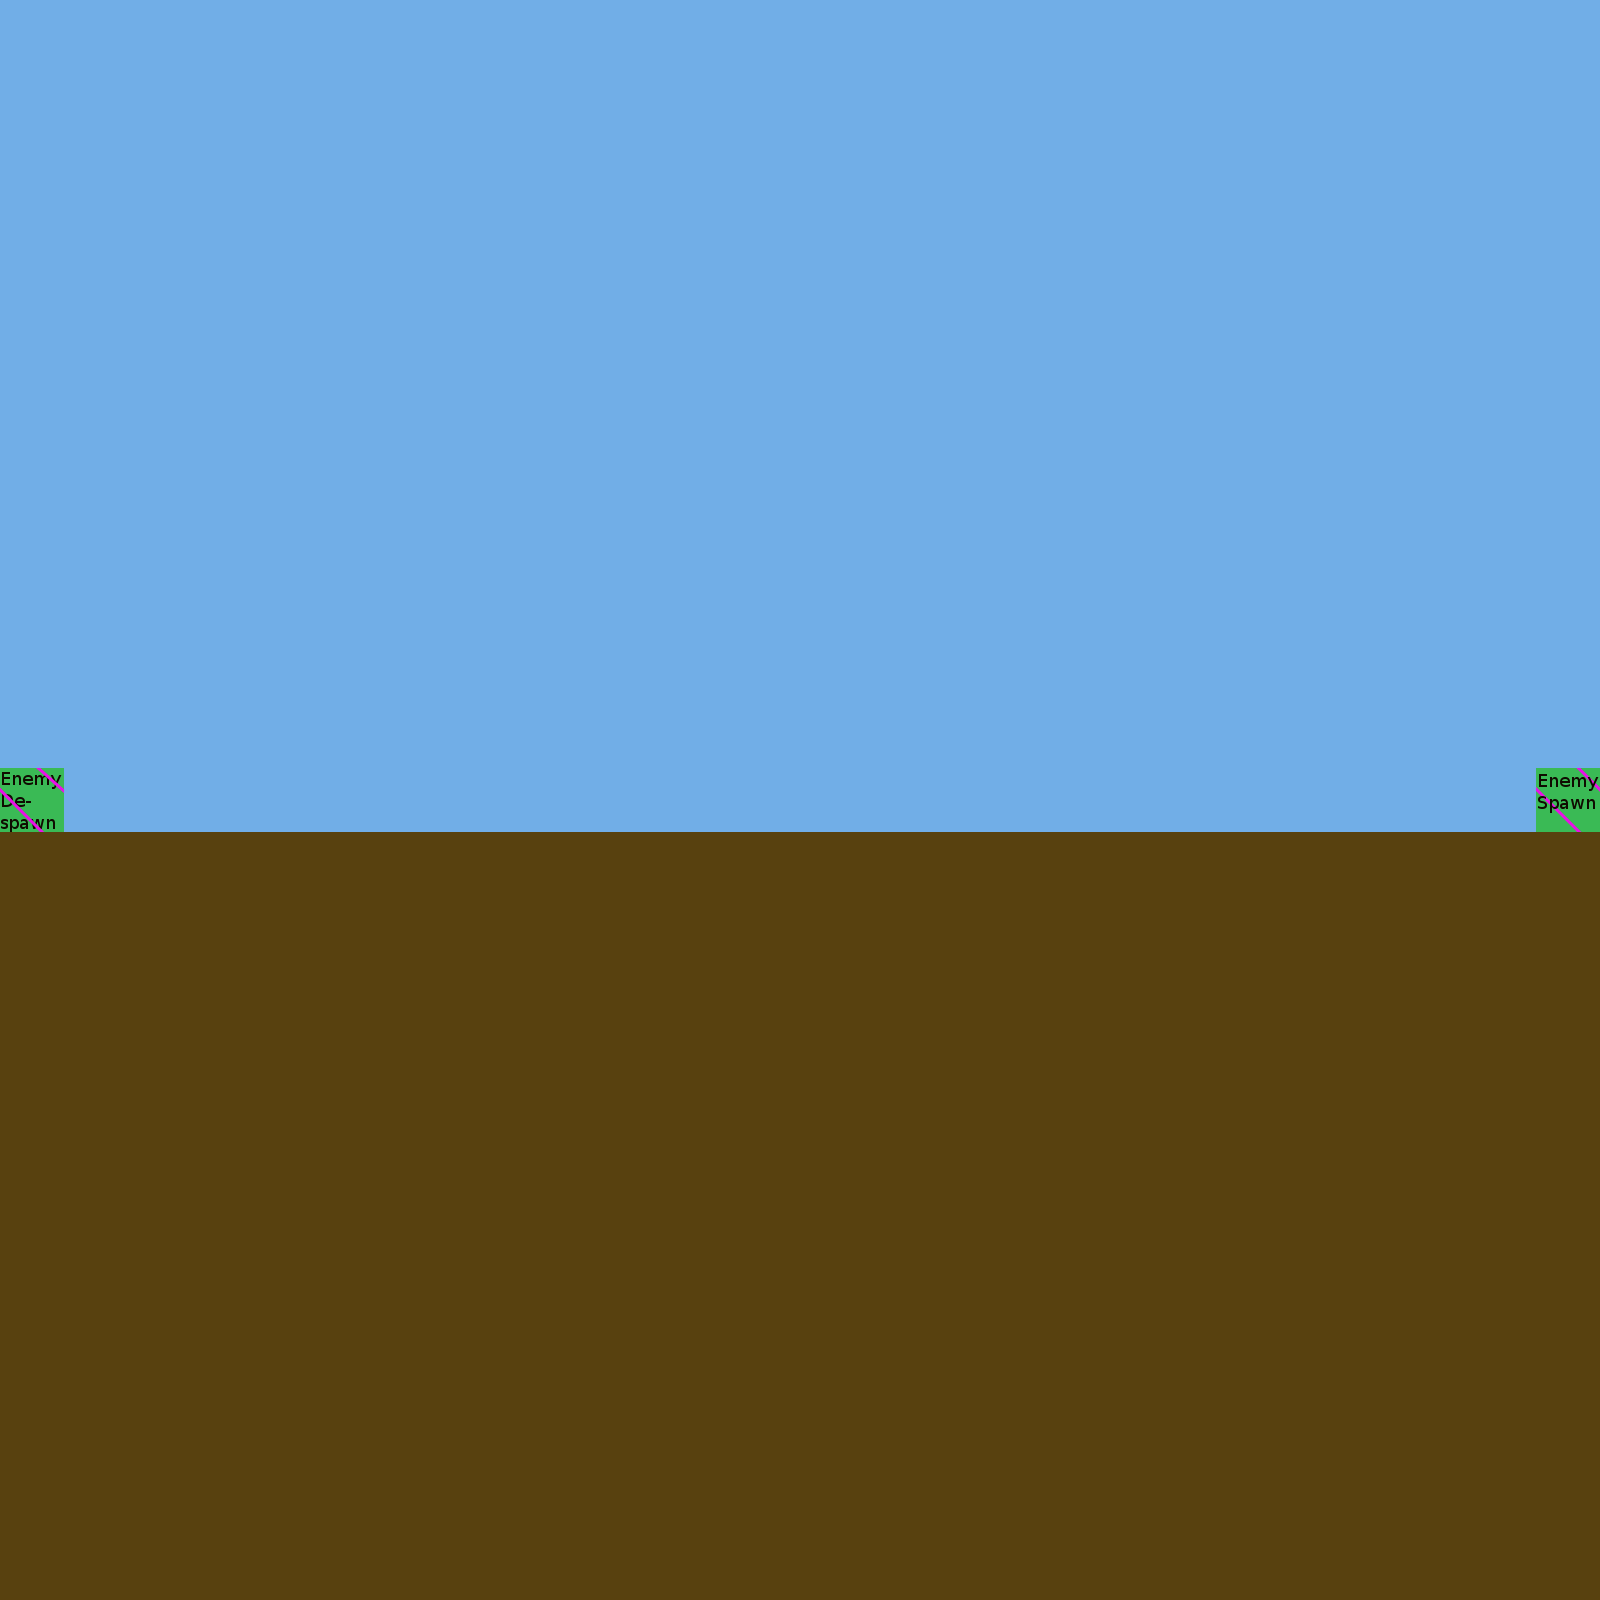

Tiled map render using the project's own tile images. Description and the map definition, with tile-layer contents summarised, below:
An orthogonal 25x25 tile map with 64x64 px tiles, 3 tile layers (EnvironmentBackground, EnvironmentObjects, SpawnObjects), 2 tilesets.

<map version="1.0" orientation="orthogonal" width="25" height="25" tilewidth="64" tileheight="64">
 <tileset firstgid="1" name="EnvironmentTiles" tilewidth="64" tileheight="64">
  <image source="EnvironmentTiles.png" width="128" height="128" />
  <tile id="0">
   <properties>
    <property name="name" value="SkyBG" />
   </properties>
  </tile>
  <tile id="1">
   <properties>
    <property name="name" value="Dirt" />
   </properties>
  </tile>
  <tile id="2">
   <properties>
    <property name="name" value="EarthBG" />
   </properties>
  </tile>
  <tile id="3">
   <properties>
    <property name="name" value="StoneBlock" />
   </properties>
  </tile>
 </tileset>
 <tileset firstgid="5" name="SpawnTools" tilewidth="64" tileheight="64">
  <image source="SpawnTools.png" width="128" height="128" />
  <tile id="0">
   <properties>
    <property name="name" value="EnemySpawn" />
   </properties>
  </tile>
  <tile id="1">
   <properties>
    <property name="name" value="EnemyDespawn" />
   </properties>
  </tile>
 </tileset>
 <layer name="EnvironmentBackground" width="25" height="25">
  <data>[625 cells, 625 non-empty, 2 distinct tile ids]</data>
 </layer>
 <layer name="EnvironmentObjects" width="25" height="25">
  <data>[625 cells, 300 non-empty, 1 distinct tile ids]</data>
 </layer>
 <layer name="SpawnObjects" width="25" height="25">
  <data>[625 cells, 2 non-empty, 2 distinct tile ids]</data>
 </layer>
</map>
